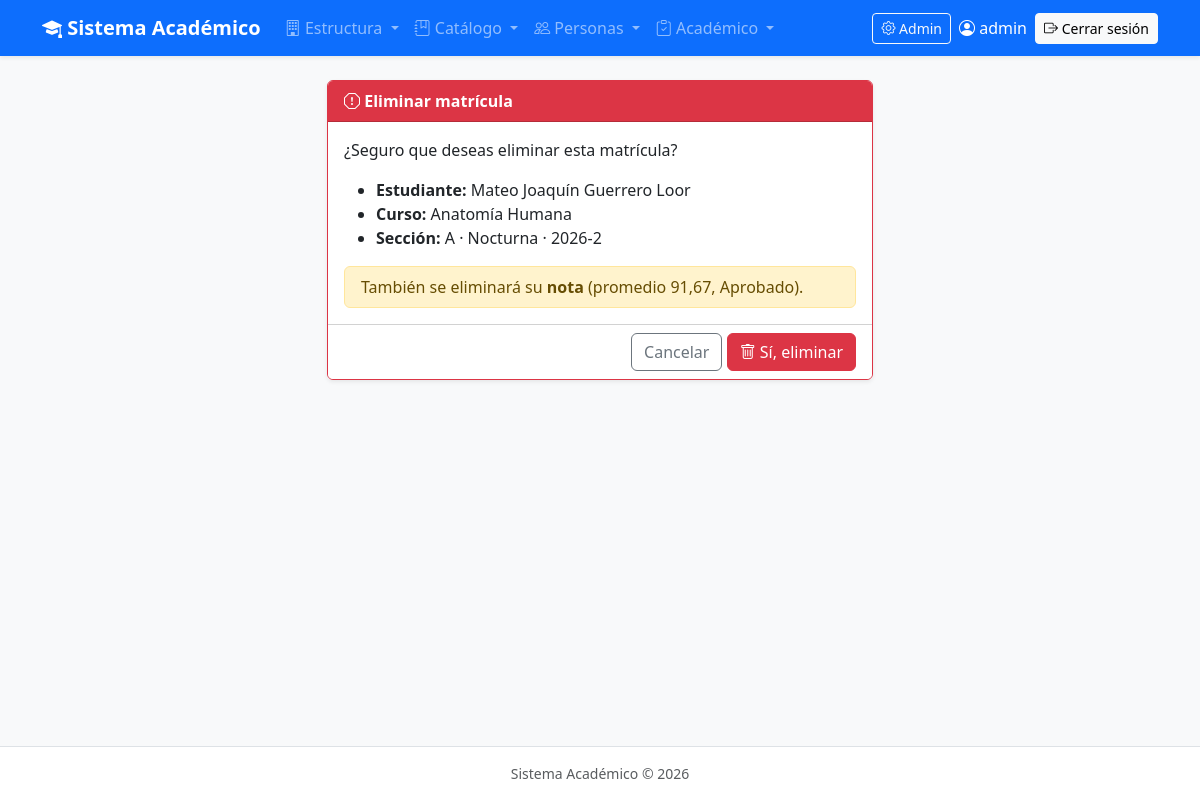
/academico/matriculas/25/eliminar/ (signed in), run on the app's committed database.
### academico/models.py (models this page shows, shortened)
class Matricula(ModeloBase):
    estudiante = models.ForeignKey(Estudiante, on_delete=models.PROTECT, related_name="matriculas")
    seccion = models.ForeignKey(Seccion, on_delete=models.PROTECT, related_name="matriculas")
    fecha = models.DateField(default=timezone.localdate)
    class Meta:
        verbose_name = "Matrícula"
        verbose_name_plural = "Matrículas"
        ordering = ["-fecha"]
        constraints = [   # un estudiante no se matricula dos veces en la misma sección
            models.UniqueConstraint(fields=["estudiante", "seccion"], name="matricula_unica"),
        ]

class Estudiante(ModeloBase):
    cedula = models.CharField("Cédula", max_length=10, unique=True)
    nombres = models.CharField(max_length=80)
    apellidos = models.CharField(max_length=80)
    email = models.EmailField("Correo", blank=True)
    telefono = models.CharField("Teléfono", max_length=15, blank=True)
    fecha_nacimiento = models.DateField("Fecha de nacimiento", null=True, blank=True)
    carrera = models.ForeignKey(Carrera, on_delete=models.PROTECT, related_name="estudiantes")   # 1:N
    foto = models.ImageField(upload_to="estudiantes/", blank=True)
    class Meta:
        verbose_name = "Estudiante"
        verbose_name_plural = "Estudiantes"
        ordering = ["apellidos", "nombres"]
    @property
    def nombre_completo(self):
        return f"{self.nombres} {self.apellidos}"

class Seccion(ModeloBase):
    curso = models.ForeignKey(Curso, on_delete=models.PROTECT, related_name="secciones")
    periodo = models.ForeignKey(Periodo, on_delete=models.PROTECT, related_name="secciones")
    profesor = models.ForeignKey(Profesor, on_delete=models.PROTECT, related_name="secciones")
    paralelo = models.CharField(max_length=2, default="A")            # A, B, C...
    jornada = models.CharField(max_length=10, choices=Jornada.choices, default=Jornada.DIURNA)
    cupo = models.PositiveSmallIntegerField(default=30)
    estudiantes = models.ManyToManyField("Estudiante", through="Matricula", related_name="secciones")
    class Meta:
        verbose_name = "Sección"
        verbose_name_plural = "Secciones"
        ordering = ["periodo", "curso", "paralelo"]
        constraints = [
            models.UniqueConstraint(fields=["curso", "periodo", "paralelo", "jornada"], name="seccion_unica"),
        ]

class Curso(ModeloBase):                                              # la asignatura (materia)
    carrera = models.ForeignKey(Carrera, on_delete=models.PROTECT, related_name="cursos")      # 1:N
    semestre = models.ForeignKey(Semestre, on_delete=models.PROTECT, related_name="cursos")    # 1:N
    codigo = models.CharField("Código", max_length=12, unique=True)  # Ej: SIS-101
    nombre = models.CharField(max_length=150)
    creditos = models.PositiveSmallIntegerField("Créditos", default=3)
    class Meta:
        verbose_name = "Curso"
        verbose_name_plural = "Cursos"
        ordering = ["carrera", "semestre__numero", "nombre"]

class Periodo(ModeloBase):
    nombre = models.CharField(max_length=20, unique=True)             # Ej: 2026-1
    fecha_inicio = models.DateField("Fecha de inicio")
    fecha_fin = models.DateField("Fecha de fin")
    activo = models.BooleanField(default=False)                       # el periodo en el que se matricula
    class Meta:
        verbose_name = "Periodo"
        verbose_name_plural = "Periodos"
        ordering = ["-fecha_inicio"]                                  # el más reciente primero

class Nota(ModeloBase):
    matricula = models.OneToOneField(Matricula, on_delete=models.CASCADE, related_name="nota")   # 1:1
    n1 = models.DecimalField("Nota 1", max_digits=5, decimal_places=2, default=0, validators=VALIDAR_NOTA)
    n2 = models.DecimalField("Nota 2", max_digits=5, decimal_places=2, default=0, validators=VALIDAR_NOTA)
    n3 = models.DecimalField("Nota 3", max_digits=5, decimal_places=2, default=0, validators=VALIDAR_NOTA)
    promedio = models.DecimalField(max_digits=5, decimal_places=2, default=0, editable=False)
    estado = models.CharField(max_length=10, choices=EstadoNota.choices, default=EstadoNota.REPROBADO, editable=False)
    class Meta:
        verbose_name = "Nota"
        verbose_name_plural = "Notas"

### academico/views.py (the view, shortened to what this page needs)
# urls.py: path("matriculas/<int:pk>/eliminar/", views.MatriculaDeleteView.as_view(), name="matricula_eliminar"),
class MatriculaDeleteView(LoginRequiredMixin, DeleteView):
    queryset = MATRICULAS_COMPLETAS
    template_name = "academico/matricula_confirmar_eliminar.html"
    success_url = reverse_lazy("academico:matricula_lista")
    def get_context_data(self, **kwargs):
        context = super().get_context_data(**kwargs)
        context["nota"] = obtener_nota(self.object)
        return context

### academico/views.py (called while the page is built)
def obtener_nota(matricula):
    return getattr(matricula, "nota", None)

### academico/templates/academico/matricula_confirmar_eliminar.html (shortened to what this page needs)
{% extends "base.html" %}
{% block contenido %}
<div class="row justify-content-center">
    <div class="col-md-8 col-lg-6">
        <div class="card shadow-sm border-danger">
            <div class="card-header bg-danger text-white fw-semibold">
                <i class="bi bi-exclamation-octagon"></i> Eliminar matrícula
            </div>
            <div class="card-body">
                <p>¿Seguro que deseas eliminar esta matrícula?</p>
                <ul>
                    <li><b>Estudiante:</b> {{ object.estudiante.nombre_completo }}</li>
                    <li><b>Curso:</b> {{ object.seccion.curso.nombre }}</li>
                    <li><b>Sección:</b> {{ object.seccion.paralelo }} · {{ object.seccion.get_jornada_display }} · {{ object.seccion.periodo.nombre }}</li>
                </ul>
                {% if nota %}
                    <div class="alert alert-warning py-2 mb-0">
                        También se eliminará su <b>nota</b> (promedio {{ nota.promedio }}, {{ nota.get_estado_display }}).
                    </div>
                {% endif %}
            </div>
            <div class="card-footer bg-white text-end">
                <form method="post" class="d-inline">
                    <a href="{% url 'academico:matricula_detalle' object.pk %}" class="btn btn-outline-secondary">Cancelar</a>
                    <button type="submit" class="btn btn-danger"><i class="bi bi-trash"></i> Sí, eliminar</button>
                </form>
            </div>
        </div>
    </div>
</div>
{% endblock %}

### templates/base.html (shortened to what this page needs)
{% load static %}
<!DOCTYPE html>
<html lang="es">
<head>
    <link rel="stylesheet" href="https://cdn.jsdelivr.net/npm/bootstrap@5.3.3/dist/css/bootstrap.min.css">
    <link rel="stylesheet" href="https://cdn.jsdelivr.net/npm/bootstrap-icons@1.11.3/font/bootstrap-icons.min.css">
</head>
<body class="bg-light d-flex flex-column min-vh-100">
{% if user.is_authenticated %}
<nav class="navbar navbar-expand-lg navbar-dark bg-primary shadow-sm">
    <div class="container">
        <a class="navbar-brand fw-semibold" href="{% url 'academico:inicio' %}">
            <i class="bi bi-mortarboard-fill"></i> Sistema Académico
        </a>
        <div class="collapse navbar-collapse" id="menuPrincipal">
            <ul class="navbar-nav me-auto">
                <li class="nav-item dropdown">
                    <a class="nav-link dropdown-toggle" href="#" role="button" data-bs-toggle="dropdown">
                        <i class="bi bi-building"></i> Estructura
                    </a>
                </li>
                <li class="nav-item dropdown">
                    <a class="nav-link dropdown-toggle" href="#" role="button" data-bs-toggle="dropdown">
                        <i class="bi bi-journal-bookmark"></i> Catálogo
                    </a>
                </li>
                <li class="nav-item dropdown">
                    <a class="nav-link dropdown-toggle" href="#" role="button" data-bs-toggle="dropdown">
                        <i class="bi bi-people"></i> Personas
                    </a>
                </li>
                <li class="nav-item dropdown">
                    <a class="nav-link dropdown-toggle" href="#" role="button" data-bs-toggle="dropdown">
                        <i class="bi bi-clipboard-check"></i> Académico
                    </a>
                </li>
            </ul>
            <div class="d-flex align-items-center gap-2">
                {% if user.is_staff %}
                    <a class="btn btn-sm btn-outline-light" href="{% url 'admin:index' %}">
                        <i class="bi bi-gear"></i> Admin
                    </a>
                {% endif %}
                <span class="navbar-text text-white">
                    <i class="bi bi-person-circle"></i> {{ user.get_full_name|default:user.username }}
                </span>
                <form method="post" action="{% url 'logout' %}" class="d-inline">
                    <button type="submit" class="btn btn-sm btn-light">
                        <i class="bi bi-box-arrow-right"></i> Cerrar sesión
                    </button>
                </form>
            </div>
        </div>
    </div>
</nav>
{% endif %}
<main class="container py-4 flex-grow-1">
    {% block contenido %}{% endblock %}
</main>
<footer class="text-center text-muted small py-3 border-top bg-white">
    Sistema Académico &copy; {% now "Y" %}
</footer>
</body>
</html>

### data on the page
Matricula: estudiante.nombre_completo "Mateo Joaquín Guerrero Loor", seccion.curso.nombre "Anatomía Humana", seccion.paralelo "A", seccion.jornada "Nocturna", seccion.periodo.nombre "2026-2"
Nota: promedio "91,67", estado "Aprobado"

### other printed values
{{ user.get_full_name|default:user.username }} "admin"
